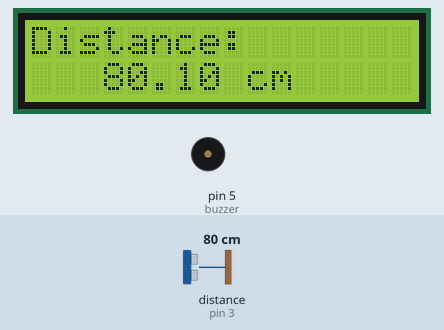
The sketch below on a simulated Arduino Uno, built with avr-gcc and run on an emulated ATmega328P. Parts: 16×2 character LCD, buzzer (waves = sounding, pin HIGH). Wiring (inferred from the names in the program): ultrasonic range finder: trigger pin 2; echo pin 3. Inputs (shaded band) come from the test bench; at power-on: distance to the obstacle (sensor on pin 3) 80 cm. The echo pulse lasts 58.3 µs per cm; pins used as bus, display or sensor lines are not drawn; what the sketch prints to the serial monitor is not drawn.

Above: at 2.1 s.
3.3 s: distance to the obstacle (sensor on pin 3) set to 16 cm
At 5.64 s:
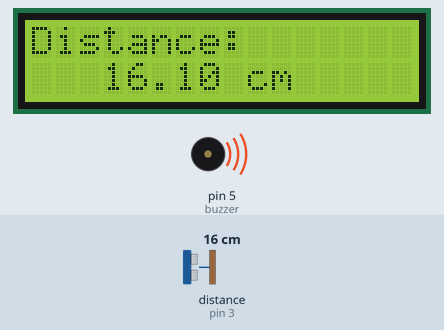
7.8 s: distance to the obstacle (sensor on pin 3) set to 13 cm
At 8.41 s:
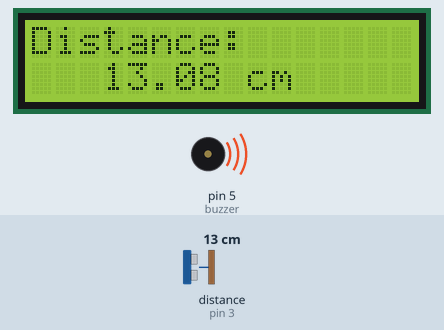
9.6 s: distance to the obstacle (sensor on pin 3) set to 2 cm
At 10.7 s:
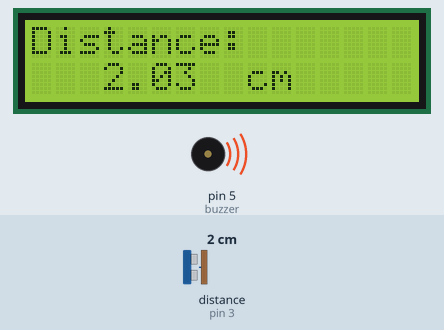
Timing chart, 0 to 12.6 s (numbered marks = the images above; inputs shaded):
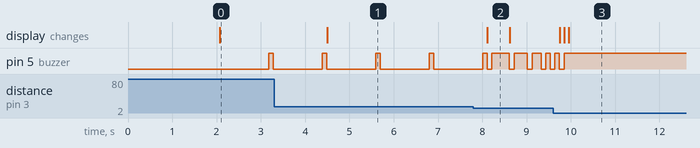

Measured:
- the behaviour switches between 15 and 14 cm on distance to the obstacle (sensor on pin 3) (found by bisection; images 1 and 2)
- after the input at 3.3 s, the display: changes after 1.2 s (image 1)
- after the input at 7.8 s, the display: changes after 0.31 s (image 2)
- after the input at 9.6 s, pin 5 (buzzer): goes on until 9.8 s, then stays HIGH; the display: first changes after 0.15 s (image 3 shows a later state)
- by itself, pin 5 (buzzer): alternates HIGH for 0.10 s and LOW for 1.1 s
- what the display in image 2 shows lasts 0.5 s, from 8.1 s to 8.6 s

The sketch:

vol11ex3.ino
```cpp
#include<LiquidCrystal.h>

int duration = 500;

LiquidCrystal lcd(4, 6, 10, 11, 12, 13);
const int TrigPin = 2;
const int EchoPin = 3;
const int buzzer = 5;
float cm,currentDis,lastDis,intervalDis;

void setup()
{
   Serial.begin(9600);
   pinMode(TrigPin,OUTPUT);
   pinMode(EchoPin,INPUT);
   pinMode(buzzer,OUTPUT);
   lcd.begin(16,2);
   lcd.print("Reversing radar");
   delay(2000);
   lcd.clear();
}

void loop()
{
  digitalWrite(TrigPin,LOW);
  delayMicroseconds(2);
  digitalWrite(TrigPin,HIGH);
  delayMicroseconds(10);
  digitalWrite(TrigPin,LOW);

  cm = pulseIn(EchoPin,HIGH)/58.0;
  cm = (int(cm * 100.0))/100.0;
  if(cm < 0)
  {
    cm = 0;
  }
  lcd.setCursor(0,0);
  lcd.print("Distance:");
  lcd.setCursor(0,1);
  lcd.print("                ");
  lcd.setCursor(3,1);
  lcd.print(cm);
  lcd.setCursor(9,1);
  lcd.print("cm");
  delay(100);
  intervalDis = lastDis - cm;
  if(cm < 15 & cm >= 5)
  {
    if(duration < 200)
    {
      duration = 200;
    }
    duration =duration - 100;
    Serial.print("duration");
    Serial.println(duration);
    digitalWrite(buzzer, HIGH);
    delay(duration);
    digitalWrite(buzzer, LOW);
  }
  else if(cm < 5 & cm >= 0)
  {
    digitalWrite(buzzer, HIGH);
  }
  else
  {
    delay(1000);
    digitalWrite(buzzer, HIGH);
    delay(100);
    digitalWrite(buzzer, LOW);
  }
  lastDis = cm;
}
```
